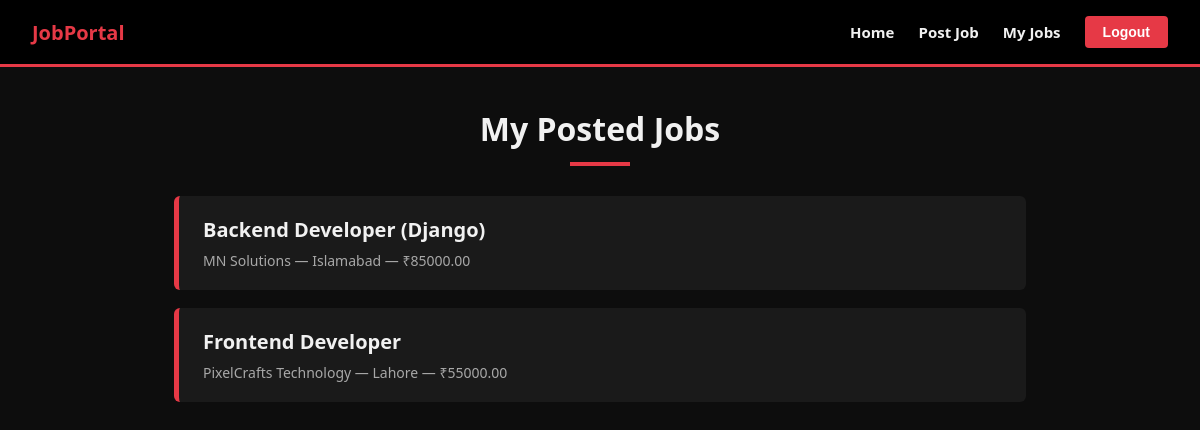
Page /my-jobs/ (signed in) on the committed database.
### apps/jobs/models.py (models this page shows, shortened)
class Job(models.Model):
    title = models.CharField(max_length=200)
    description = models.TextField()
    company = models.CharField(max_length=200)
    location = models.CharField(max_length=100)
    salary = models.DecimalField(max_digits=10, decimal_places=2)
    deadline = models.DateField()
    posted_by = models.ForeignKey(settings.AUTH_USER_MODEL, on_delete=models.CASCADE)
    created_at = models.DateTimeField(auto_now_add=True)
    class Meta:
        ordering = ['-created_at']

### apps/jobs/views.py (the view)
# urls.py: path('my-jobs/', views.MyJobsListView.as_view(), name='my_jobs'),
class MyJobsListView(LoginRequiredMixin, ListView):
    model = Job
    template_name = 'my_jobs.html'
    context_object_name = 'my_jobs'
    def get_queryset(self):
        return Job.objects.filter(posted_by=self.request.user)

### templates/my_jobs.html
{% extends 'base.html' %}
{% block content %}
<h1>My Posted Jobs</h1>
{% for job in my_jobs %}
    <div class="job-card">
        <h3><a href="{% url 'job_detail' job.pk %}">{{ job.title }}</a></h3>
        <p>{{ job.company }} — {{ job.location }} — ₹{{ job.salary }}</p>
    </div>
{% empty %}
    <p class="empty-state">You haven't posted any jobs.</p>
{% endfor %}
{% endblock %}

### static/css/style.css (style rules this page uses)
:root { --bg-dark: #0d0d0d; --bg-panel: #1a1a1a; --red: #e63946; --red-dark: #b02330; --gold: #ffd60a; --text-light: #f1f1f1; --text-muted: #a8a8a8; --border: #333; }
* { box-sizing: border-box; }
body { background-color: var(--bg-dark); color: var(--text-light); font-family: 'Segoe UI', Arial, sans-serif; margin: 0; }
h1 { text-align: center; font-weight: 800; font-size: 32px; margin: 40px 0 30px; }
h1::after { content: ''; display: block; width: 60px; height: 4px; background-color: var(--red); margin: 12px auto 0; }
.job-card { background-color: var(--bg-panel); border-left: 5px solid var(--red); border-radius: 6px; padding: 20px 24px; margin-bottom: 18px; transition: border-color 0.2s, transform 0.15s; }
.job-card h3 { margin: 0 0 8px; }
.job-card h3 a { color: var(--text-light); text-decoration: none; font-size: 20px; font-weight: 700; }
.job-card p { color: var(--text-muted); margin: 0; font-size: 14px; }

### rows in the picture
Job: title "Backend Developer (Django)", company "MN Solutions", location "Islamabad", salary "85000.00"
Job: title "Frontend Developer", company "PixelCrafts Technology", location "Lahore", salary "55000.00"
